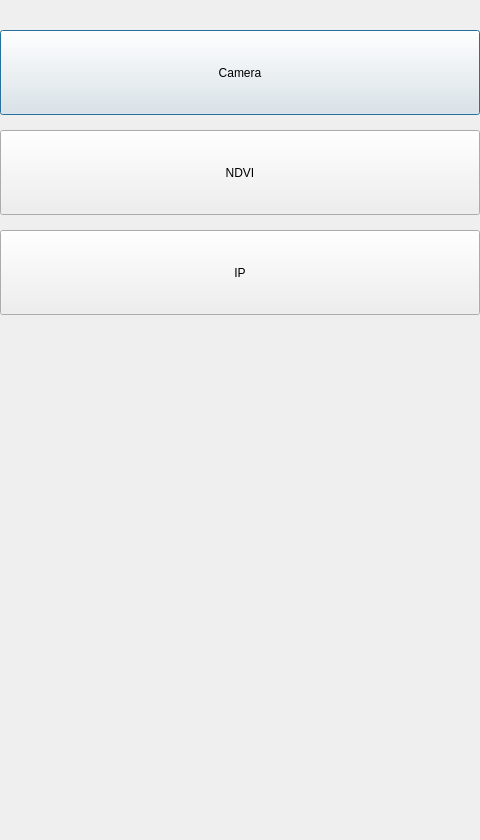
<?xml version="1.0" encoding="UTF-8"?>
<ui version="4.0">
 <class>formLstSettings</class>
 <widget class="QDialog" name="formLstSettings">
  <property name="geometry">
   <rect>
    <x>0</x>
    <y>0</y>
    <width>480</width>
    <height>840</height>
   </rect>
  </property>
  <property name="windowTitle">
   <string>Settings</string>
  </property>
  <widget class="QPushButton" name="pbCameraSettings">
   <property name="geometry">
    <rect>
     <x>0</x>
     <y>30</y>
     <width>480</width>
     <height>85</height>
    </rect>
   </property>
   <property name="text">
    <string>Camera</string>
   </property>
  </widget>
  <widget class="QPushButton" name="pbNDVI">
   <property name="geometry">
    <rect>
     <x>0</x>
     <y>130</y>
     <width>480</width>
     <height>85</height>
    </rect>
   </property>
   <property name="text">
    <string>NDVI</string>
   </property>
  </widget>
  <widget class="QPushButton" name="pbCameraIP">
   <property name="geometry">
    <rect>
     <x>0</x>
     <y>230</y>
     <width>480</width>
     <height>85</height>
    </rect>
   </property>
   <property name="text">
    <string>IP</string>
   </property>
  </widget>
 </widget>
 <resources/>
 <connections/>
</ui>
